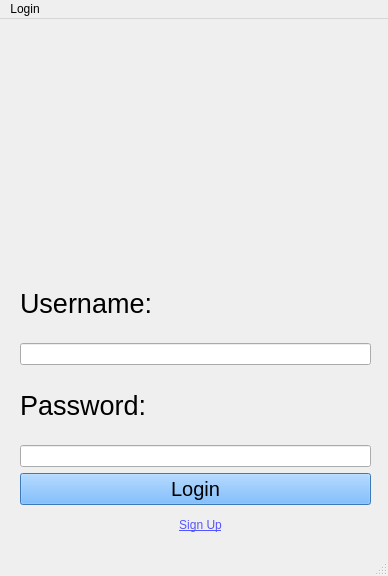
<?xml version="1.0" encoding="UTF-8"?>
<ui version="4.0">
 <class>MainWindow</class>
 <widget class="QMainWindow" name="MainWindow">
  <property name="geometry">
   <rect>
    <x>0</x>
    <y>0</y>
    <width>388</width>
    <height>576</height>
   </rect>
  </property>
  <property name="windowTitle">
   <string>MainWindow</string>
  </property>
  <widget class="QWidget" name="centralwidget">
   <widget class="QWidget" name="verticalLayoutWidget">
    <property name="geometry">
     <rect>
      <x>20</x>
      <y>250</y>
      <width>351</width>
      <height>236</height>
     </rect>
    </property>
    <layout class="QVBoxLayout" name="verticalLayout_2">
     <item>
      <widget class="QLabel" name="pwd_username">
       <property name="font">
        <font>
         <pointsize>20</pointsize>
        </font>
       </property>
       <property name="text">
        <string>Username: </string>
       </property>
       <property name="scaledContents">
        <bool>true</bool>
       </property>
      </widget>
     </item>
     <item>
      <widget class="QLineEdit" name="usernam_textfield"/>
     </item>
     <item>
      <widget class="QLabel" name="pwd_label">
       <property name="font">
        <font>
         <pointsize>20</pointsize>
        </font>
       </property>
       <property name="text">
        <string>Password:</string>
       </property>
       <property name="scaledContents">
        <bool>true</bool>
       </property>
      </widget>
     </item>
     <item>
      <widget class="QLineEdit" name="pwd_textfield"/>
     </item>
     <item>
      <widget class="QPushButton" name="login_button">
       <property name="font">
        <font>
         <family>Segoe UI</family>
         <pointsize>15</pointsize>
         <italic>false</italic>
         <bold>false</bold>
        </font>
       </property>
       <property name="cursor">
        <cursorShape>PointingHandCursor</cursorShape>
       </property>
       <property name="autoFillBackground">
        <bool>false</bool>
       </property>
       <property name="styleSheet">
        <string notr="true">font: 15pt &quot;Segoe UI&quot;;
background-color: rgb(85, 170, 255);
color: rgb(0, 0, 0);</string>
       </property>
       <property name="text">
        <string>Login</string>
       </property>
       <property name="checkable">
        <bool>false</bool>
       </property>
      </widget>
     </item>
    </layout>
   </widget>
   <widget class="QLabel" name="logo">
    <property name="geometry">
     <rect>
      <x>10</x>
      <y>10</y>
      <width>371</width>
      <height>221</height>
     </rect>
    </property>
    <property name="text">
     <string/>
    </property>
    <property name="pixmap">
     <pixmap>logo.jpg</pixmap>
    </property>
    <property name="scaledContents">
     <bool>true</bool>
    </property>
   </widget>
   <widget class="QPushButton" name="pushButton">
    <property name="geometry">
     <rect>
      <x>150</x>
      <y>490</y>
      <width>101</width>
      <height>31</height>
     </rect>
    </property>
    <property name="cursor">
     <cursorShape>PointingHandCursor</cursorShape>
    </property>
    <property name="styleSheet">
     <string notr="true">font: 700 italic 14pt &quot;Segoe UI&quot;;
text-decoration: underline;
color: rgb(85, 85, 255);
border: None;
</string>
    </property>
    <property name="text">
     <string>Sign Up</string>
    </property>
   </widget>
  </widget>
  <widget class="QMenuBar" name="menubar">
   <property name="geometry">
    <rect>
     <x>0</x>
     <y>0</y>
     <width>388</width>
     <height>25</height>
    </rect>
   </property>
   <widget class="QMenu" name="menuLogin">
    <property name="title">
     <string>Login</string>
    </property>
   </widget>
   <addaction name="menuLogin"/>
  </widget>
  <widget class="QStatusBar" name="statusbar"/>
 </widget>
 <resources/>
 <connections/>
</ui>
